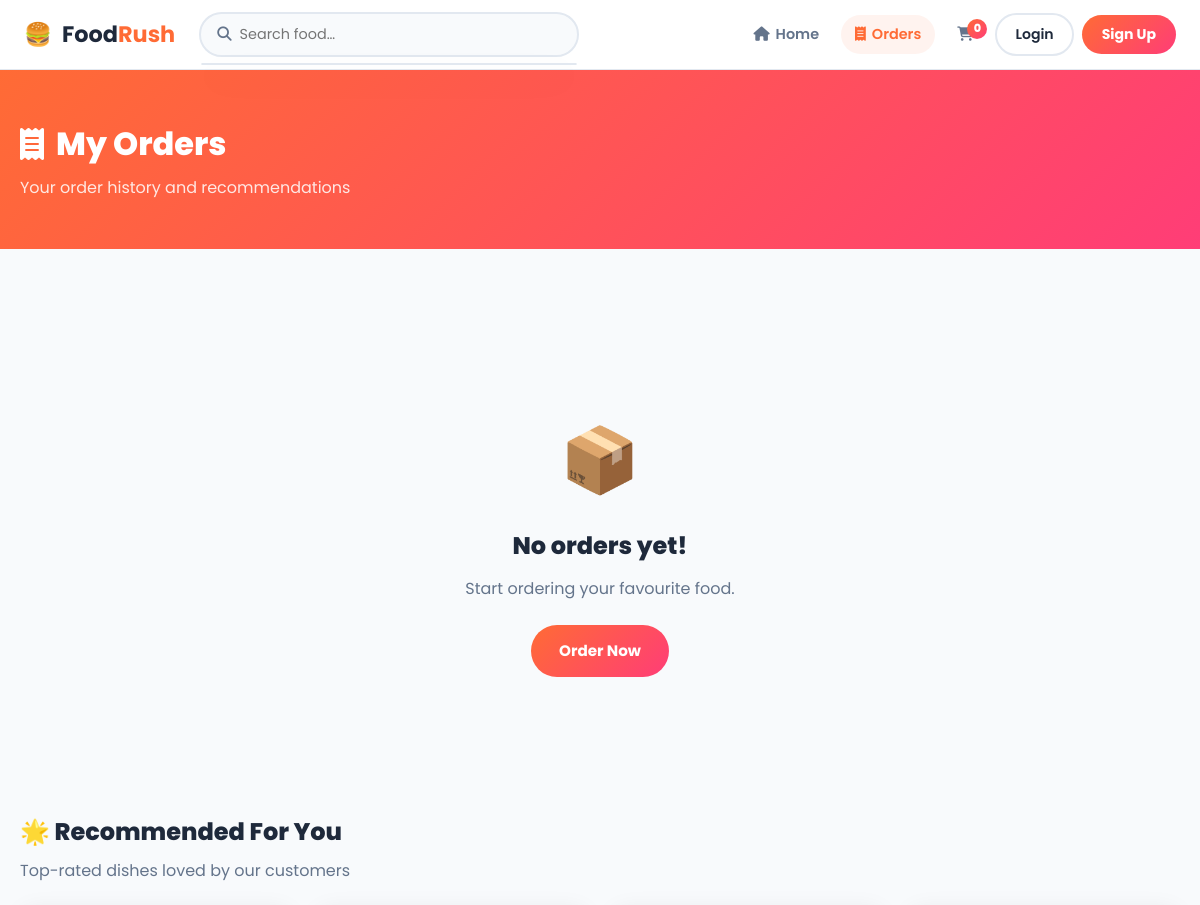
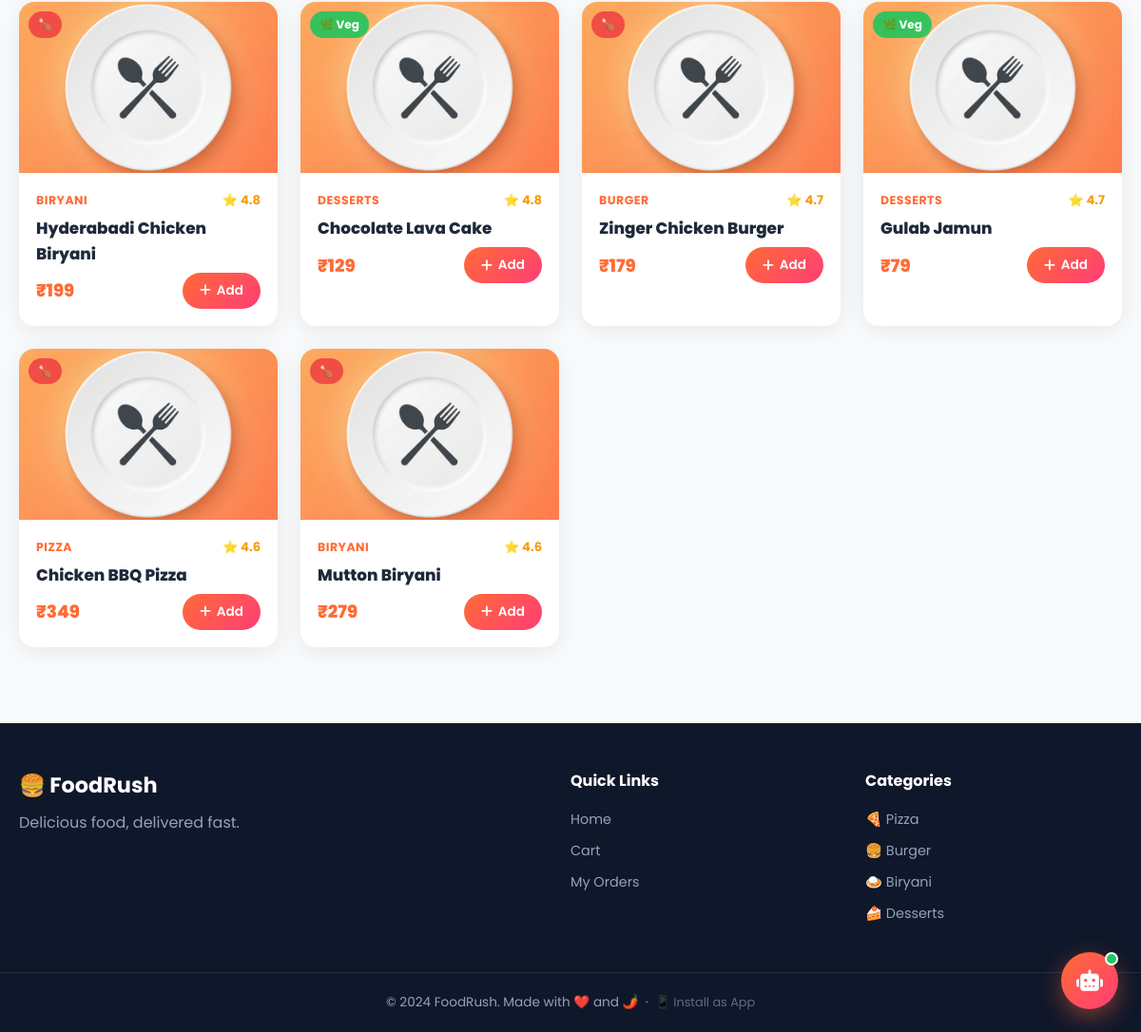
The page /orders on the database its author committed (2 pictures, top to bottom).
### tables this page shows
CREATE TABLE food_items (
            id INTEGER PRIMARY KEY AUTOINCREMENT,
            name TEXT NOT NULL,
            category TEXT NOT NULL,
            price REAL NOT NULL,
            rating REAL DEFAULT 4.0,
            description TEXT,
            image TEXT DEFAULT 'default.png',
            is_veg INTEGER DEFAULT 1,
            tags TEXT DEFAULT '',
            is_available INTEGER DEFAULT 1
        );

### app.py (the view)
@app.route("/orders")
def orders():
    sid  = get_session_id()
    conn = get_db()
    rows = conn.execute("SELECT * FROM orders WHERE session_id=? ORDER BY created_at DESC", (sid,)).fetchall()
    all_orders = []
    for o in rows:
        d = dict(o)
        d["items"] = json.loads(d["items"])
        all_orders.append(d)
    recs = conn.execute("SELECT * FROM food_items WHERE is_available=1 ORDER BY rating DESC LIMIT 6").fetchall()
    conn.close()
    return render_template("orders.html", order_history=all_orders, recommendations=recs)

### app.py (called while the page is built)
def get_db():
    conn = sqlite3.connect(DB_PATH)
    conn.row_factory = sqlite3.Row
    return conn

def get_session_id():
    if "sid" not in session:
        session["sid"] = str(uuid.uuid4())
    return session["sid"]

def get_cart_count(sid):
    conn = get_db()
    n = conn.execute("SELECT SUM(quantity) FROM cart WHERE session_id=?", (sid,)).fetchone()[0]
    conn.close()
    return n or 0

def get_current_user():
    uid = session.get("user_id")
    if not uid: return None
    conn = get_db()
    user = conn.execute("SELECT * FROM users WHERE id=?", (uid,)).fetchone()
    conn.close()
    return user

@app.context_processor
def inject_globals():
    return {"current_user": get_current_user(), "cart_count": get_cart_count(get_session_id())}

### templates/orders.html (shortened to what this page needs)
{% extends "base.html" %}
{% block content %}
<div class="page-header">
    <div class="container">
        <h1><i class="fas fa-receipt"></i> My Orders</h1>
        <p>Your order history and recommendations</p>
    </div>
</div>
<section class="orders-section">
    <div class="container">
        {% if order_history %}
        <div class="orders-list">
            {% for order in order_history %}
            <div class="order-card">
                <div class="order-card-head">
                    <div>
                        <span class="order-id">#ORDER{{ order.id }}</span>
                        <span class="order-date">{{ order.created_at[:16] }}</span>
                    </div>
                    <span class="order-status status-{{ order.status|lower }}">
                        <i class="fas fa-check-circle"></i> {{ order.status }}
                    </span>
                </div>
                <div class="order-items-list">
                    {% for item in order['items'] %}
                    <div class="order-item-row">
                        <span>{{ item.name }}</span>
                        <span>x{{ item.qty }}</span>
                        <span>₹{{ item.price | int }}</span>
                    </div>
                    {% endfor %}
                </div>
                <div class="order-foot">
                    <span>📍 {{ order.address or 'N/A' }}</span>
                    <strong>Total: ₹{{ (order.total * 1.05) | int }}</strong>
                </div>
            </div>
            {% endfor %}
        </div>
        {% else %}
        <div class="empty-state">
            <div class="empty-icon">📦</div>
            <h3>No orders yet!</h3>
            <p>Start ordering your favourite food.</p>
            <a href="{{ url_for('index') }}" class="btn-gradient">Order Now</a>
        </div>
        {% endif %}
        {% if recommendations %}
        <div class="rec-section">
            <h2>🌟 Recommended For You</h2>
            <p class="rec-subtitle">Top-rated dishes loved by our customers</p>
            <div class="food-grid">
                {% for food in recommendations %}
                <div class="food-card">
                    <div class="card-img-wrap">
                        <img src="{{ url_for('static', filename='images/' + food.image) }}" alt="{{ food.name }}"
                            data-default="{{ url_for('static', filename='images/default.png') }}"
                            onerror="this.src=this.dataset.default" />
                        <span class="veg-badge {{ 'veg' if food.is_veg else 'non-veg' }}">
                            {{ '🌿 Veg' if food.is_veg else '🍗' }}
                        </span>
                    </div>
                    <div class="card-body">
                        <div class="card-meta">
                            <span class="card-cat">{{ food.category }}</span>
                            <span class="card-rating">⭐ {{ food.rating }}</span>
                        </div>
                        <h3 class="card-name">{{ food.name }}</h3>
                        <div class="card-footer">
                            <span class="card-price">₹{{ food.price | int }}</span>
                            <button class="btn-add" data-id="{{ food.id }}" onclick="addToCart(+this.dataset.id, this)">
                                <i class="fas fa-plus"></i> Add
                            </button>
                        </div>
                    </div>
                </div>
                {% endfor %}
            </div>
        </div>
        {% endif %}
    </div>
</section>
{% endblock %}

### templates/base.html (shortened to what this page needs)
<!DOCTYPE html>
<html lang="en">
<head>
  <link rel="stylesheet" href="https://cdnjs.cloudflare.com/ajax/libs/font-awesome/6.4.0/css/all.min.css" />
  <link rel="stylesheet" href="{{ url_for('static', filename='css/style.css') }}" />
</head>
<body>
  <nav class="navbar" id="navbar">
    <div class="nav-container">
      <a href="{{ url_for('index') }}" class="nav-logo">
        <span>🍔</span><strong>Food<span class="accent">Rush</span></strong>
      </a>
      <div class="nav-search">
        <i class="fas fa-search"></i>
        <input type="text" id="navSearchInput" placeholder="Search food…" autocomplete="off" />
        <div class="search-suggestions" id="searchSuggestions"></div>
      </div>
      <div class="nav-links">
        <a href="{{ url_for('index') }}" class="nav-link {% if request.endpoint=='index' %}active{% endif %}">
          <i class="fas fa-home"></i> Home
        </a>
        <a href="{{ url_for('orders') }}" class="nav-link {% if request.endpoint=='orders' %}active{% endif %}">
          <i class="fas fa-receipt"></i> Orders
        </a>
        <a href="{{ url_for('cart') }}" class="nav-link cart-link {% if request.endpoint=='cart' %}active{% endif %}">
          <i class="fas fa-shopping-cart"></i>
          <span class="cart-badge" id="cartBadge">{{ cart_count }}</span>
        </a>
        {% if current_user %}
        <div class="user-dropdown" id="userDropdown">
          <button class="user-avatar-btn" onclick="toggleDropdown()">
            <span class="avatar-circle">{{ current_user.name[0].upper() }}</span>
            <span class="user-name">{{ current_user.name.split()[0] }}</span>
            <i class="fas fa-chevron-down"></i>
          </button>
          <div class="dropdown-menu" id="dropdownMenu">
            <a href="{{ url_for('profile') }}" class="dropdown-item"><i class="fas fa-user-cog"></i> Preferences</a>
            <a href="{{ url_for('orders') }}" class="dropdown-item"><i class="fas fa-receipt"></i> My Orders</a>
            <div class="dropdown-divider"></div>
            <a href="{{ url_for('logout') }}" class="dropdown-item danger"><i class="fas fa-sign-out-alt"></i>
              Logout</a>
          </div>
        </div>
        {% elif request.endpoint != 'index' %}
        <a href="{{ url_for('login') }}" class="btn-outline-sm {% if request.endpoint=='login' %}active{% endif %}">
          Login
        </a>
        <a href="{{ url_for('register') }}" class="btn-primary-sm">Sign Up</a>
        {% endif %}
      </div>
    </div>
  </nav>
  <main>{% block content %}{% endblock %}</main>
  <footer class="footer">
    <div class="footer-inner container">
      <div>
        <div class="footer-logo">🍔 <strong>FoodRush</strong></div>
        <p>Delicious food, delivered fast.</p>
      </div>
      <div class="footer-links">
        <h4>Quick Links</h4>
        <a href="{{ url_for('index') }}">Home</a>
        <a href="{{ url_for('cart') }}">Cart</a>
        <a href="{{ url_for('orders') }}">My Orders</a>
      </div>
      <div class="footer-links">
        <h4>Categories</h4>
        <a href="/?category=Pizza">🍕 Pizza</a>
        <a href="/?category=Burger">🍔 Burger</a>
        <a href="/?category=Biryani">🍛 Biryani</a>
        <a href="/?category=Desserts">🍰 Desserts</a>
      </div>
    </div>
    <div class="footer-bottom">
      <p>© 2024 FoodRush. Made with ❤️ and 🌶️
        &nbsp;·&nbsp; <span style="opacity:.6;font-size:.8rem;">📱 Install as App</span>
      </p>
    </div>
  </footer>
  <div class="chatbot-fab" id="chatbotFab" title="AI Food Assistant">
    <i class="fas fa-robot"></i>
    <span class="fab-pulse"></span>
  </div>
</body>
</html>

### rows shown on the page
food_items: is_veg "🍗", category "BIRYANI", rating "4.8", name "Hyderabadi Chicken Biryani", price "199"
food_items: is_veg "🌿 Veg", category "DESSERTS", rating "4.8", name "Chocolate Lava Cake", price "129"
food_items: is_veg "🍗", category "BURGER", rating "4.7", name "Zinger Chicken Burger", price "179"
food_items: is_veg "🌿 Veg", category "DESSERTS", rating "4.7", name "Gulab Jamun", price "79"
food_items: is_veg "🍗", category "PIZZA", rating "4.6", name "Chicken BBQ Pizza", price "349"
food_items: is_veg "🍗", category "BIRYANI", rating "4.6", name "Mutton Biryani", price "279"

### other values the page prints
{{ cart_count }} "0"
